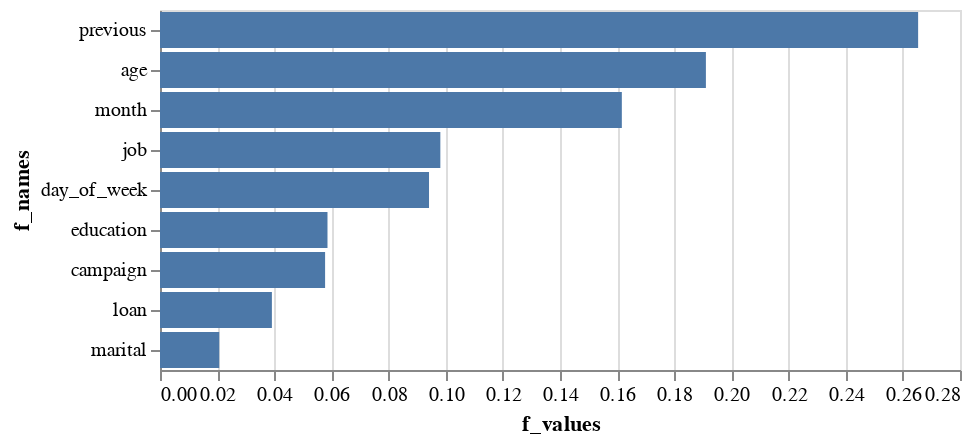

Here is the notebook cell this chart was saved with:
### Code cell
df_features = pd.DataFrame(
    {'f_names': X_train.columns, 
    'f_values': clf.feature_importances_}).sort_values('f_values', ascending = False)

Metrics = (alt.Chart(df_features.query('f_values > .011'))
    .encode(
        alt.X('f_values'),
        alt.Y('f_names', sort = '-x'))
    .mark_bar())

Metrics

### Figure 1 — Vega-Lite specification as saved in the notebook (floating-point values rounded to 4 significant figures)
{"config": {"view": {"continuousWidth": 400, "continuousHeight": 300}}, "data": {"name": "data-3b631b4cede143367e6c3b0d19f6393c"}, "mark": "bar", "encoding": {"x": {"field": "f_values", "type": "quantitative"}, "y": {"field": "f_names", "sort": "-x", "type": "nominal"}}, "$schema": "https://vega.github.io/schema/vega-lite/v4.17.0.json", "datasets": {"data-3b631b4cede143367e6c3b0d19f6393c": [{"f_names": "previous", "f_values": 0.2653}, {"f_names": "age", "f_values": 0.1911}, {"f_names": "month", "f_values": 0.1616}, {"f_names": "job", "f_values": 0.09812}, {"f_names": "day_of_week", "f_values": 0.09416}, {"f_names": "education", "f_values": 0.05862}, {"f_names": "campaign", "f_values": 0.05778}, {"f_names": "loan", "f_values": 0.03916}, {"f_names": "marital", "f_values": 0.02073}]}}
